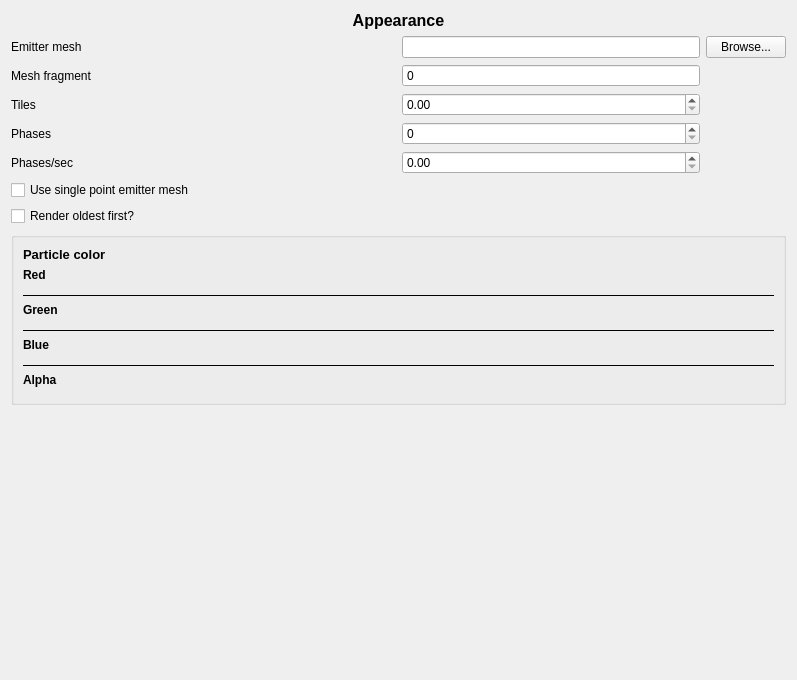
             <widget class="QWidget" name="scrollAreaWidgetContents_3">
              <property name="geometry">
               <rect>
                <x>0</x>
                <y>0</y>
                <width>797</width>
                <height>680</height>
               </rect>
              </property>
              <layout class="QGridLayout" name="gridLayout_22">
               <item row="3" column="2">
                <widget class="QDoubleSpinBox" name="textureTiles">
                 <property name="toolTip">
                  <string>Number of tiles (in Y) of the particle  texture.</string>
                 </property>
                 <property name="maximum">
                  <double>16.000000000000000</double>
                 </property>
                </widget>
               </item>
               <item row="5" column="0">
                <widget class="QLabel" name="label_8">
                 <property name="text">
                  <string>Phases/sec</string>
                 </property>
                </widget>
               </item>
               <item row="1" column="3">
                <widget class="QPushButton" name="browseEmitterMesh">
                 <property name="text">
                  <string>Browse...</string>
                 </property>
                </widget>
               </item>
               <item row="1" column="2">
                <widget class="QLineEdit" name="emitterMesh">
                 <property name="toolTip">
                  <string>The mesh used to emit particles from.</string>
                 </property>
                </widget>
               </item>
               <item row="4" column="2">
                <widget class="QSpinBox" name="animationPhases">
                 <property name="maximum">
                  <number>32</number>
                 </property>
                </widget>
               </item>
               <item row="4" column="0">
                <widget class="QLabel" name="label_7">
                 <property name="text">
                  <string>Phases</string>
                 </property>
                </widget>
               </item>
               <item row="5" column="2">
                <widget class="QDoubleSpinBox" name="phasesPerSecond">
                 <property name="toolTip">
                  <string>Amount of phases to traverse each frame.</string>
                 </property>
                 <property name="maximum">
                  <double>30.000000000000000</double>
                 </property>
                </widget>
               </item>
               <item row="1" column="0">
                <widget class="QLabel" name="label_2">
                 <property name="text">
                  <string>Emitter mesh</string>
                 </property>
                </widget>
               </item>
               <item row="3" column="0">
                <widget class="QLabel" name="label_6">
                 <property name="text">
                  <string>Tiles</string>
                 </property>
                </widget>
               </item>
               <item row="9" column="0" colspan="4">
                <spacer name="verticalSpacer_4">
                 <property name="orientation">
                  <enum>Qt::Vertical</enum>
                 </property>
                 <property name="sizeHint" stdset="0">
                  <size>
                   <width>20</width>
                   <height>40</height>
                  </size>
                 </property>
                </spacer>
               </item>
               <item row="6" column="0" colspan="4">
                <widget class="QCheckBox" name="singlePointEmitter">
                 <property name="toolTip">
                  <string>This will disable the emitter mesh and use a single point to emit from.</string>
                 </property>
                 <property name="text">
                  <string>Use single point emitter mesh</string>
                 </property>
                </widget>
               </item>
               <item row="8" column="0" colspan="4">
                <widget class="QGroupBox" name="groupBox">
                 <property name="toolTip">
                  <string/>
                 </property>
                 <property name="title">
                  <string/>
                 </property>
                 <property name="flat">
                  <bool>false</bool>
                 </property>
                 <layout class="QGridLayout" name="gridLayout_3">
                  <item row="10" column="0">
                   <widget class="QLabel" name="label_12">
                    <property name="font">
                     <font>
                      <weight>75</weight>
                      <bold>true</bold>
                     </font>
                    </property>
                    <property name="text">
                     <string>Alpha</string>
                    </property>
                   </widget>
                  </item>
                  <item row="4" column="0">
                   <widget class="QLabel" name="label_10">
                    <property name="font">
                     <font>
                      <weight>75</weight>
                      <bold>true</bold>
                     </font>
                    </property>
                    <property name="text">
                     <string>Green</string>
                    </property>
                   </widget>
                  </item>
                  <item row="1" column="0">
                   <widget class="QLabel" name="label_9">
                    <property name="font">
                     <font>
                      <weight>75</weight>
                      <bold>true</bold>
                     </font>
                    </property>
                    <property name="text">
                     <string>Red</string>
                    </property>
                   </widget>
                  </item>
                  <item row="7" column="0">
                   <widget class="QLabel" name="label_11">
                    <property name="font">
                     <font>
                      <weight>75</weight>
                      <bold>true</bold>
                     </font>
                    </property>
                    <property name="text">
                     <string>Blue</string>
                    </property>
                   </widget>
                  </item>
                  <item row="2" column="0">
                   <widget class="Particles::ParticleEnvelopeWidget" name="colorRedFrame">
                    <property name="frameShape">
                     <enum>QFrame::NoFrame</enum>
                    </property>
                    <property name="frameShadow">
                     <enum>QFrame::Raised</enum>
                    </property>
                   </widget>
                  </item>
                  <item row="5" column="0">
                   <widget class="Particles::ParticleEnvelopeWidget" name="colorGreenFrame">
                    <property name="frameShape">
                     <enum>QFrame::NoFrame</enum>
                    </property>
                    <property name="frameShadow">
                     <enum>QFrame::Raised</enum>
                    </property>
                   </widget>
                  </item>
                  <item row="8" column="0">
                   <widget class="Particles::ParticleEnvelopeWidget" name="colorBlueFrame">
                    <property name="frameShape">
                     <enum>QFrame::NoFrame</enum>
                    </property>
                    <property name="frameShadow">
                     <enum>QFrame::Raised</enum>
                    </property>
                   </widget>
                  </item>
                  <item row="11" column="0">
                   <widget class="Particles::ParticleEnvelopeWidget" name="colorAlphaFrame">
                    <property name="frameShape">
                     <enum>QFrame::NoFrame</enum>
                    </property>
                    <property name="frameShadow">
                     <enum>QFrame::Raised</enum>
                    </property>
                   </widget>
                  </item>
                  <item row="3" column="0">
                   <widget class="Line" name="line">
                    <property name="frameShadow">
                     <enum>QFrame::Plain</enum>
                    </property>
                    <property name="orientation">
                     <enum>Qt::Horizontal</enum>
                    </property>
                   </widget>
                  </item>
                  <item row="9" column="0">
                   <widget class="Line" name="line_3">
                    <property name="frameShadow">
                     <enum>QFrame::Plain</enum>
                    </property>
                    <property name="orientation">
                     <enum>Qt::Horizontal</enum>
                    </property>
                   </widget>
                  </item>
                  <item row="6" column="0">
                   <widget class="Line" name="line_2">
                    <property name="frameShadow">
                     <enum>QFrame::Plain</enum>
                    </property>
                    <property name="orientation">
                     <enum>Qt::Horizontal</enum>
                    </property>
                   </widget>
                  </item>
                  <item row="0" column="0">
                   <widget class="QLabel" name="label_5">
                    <property name="font">
                     <font>
                      <pointsize>10</pointsize>
                      <weight>75</weight>
                      <bold>true</bold>
                     </font>
                    </property>
                    <property name="text">
                     <string>Particle color</string>
                    </property>
                   </widget>
                  </item>
                 </layout>
                </widget>
               </item>
               <item row="2" column="2">
                <widget class="QSpinBox" name="primitiveGroupIndex">
                 <property name="toolTip">
                  <string>The fragment of the emitter mesh which should be used in this emitter. A mesh can contain several submeshes which is done by assigning different materials to nodes in the content pipeline.</string>
                 </property>
                 <property name="buttonSymbols">
                  <enum>QAbstractSpinBox::NoButtons</enum>
                 </property>
                 <property name="maximum">
                  <number>0</number>
                 </property>
                </widget>
               </item>
               <item row="2" column="0">
                <widget class="QLabel" name="label_4">
                 <property name="text">
                  <string>Mesh fragment</string>
                 </property>
                </widget>
               </item>
               <item row="7" column="0" colspan="4">
                <widget class="QCheckBox" name="oldestFirst">
                 <property name="text">
                  <string>Render oldest first?</string>
                 </property>
                </widget>
               </item>
               <item row="1" column="1" rowspan="5">
                <spacer name="horizontalSpacer">
                 <property name="orientation">
                  <enum>Qt::Horizontal</enum>
                 </property>
                 <property name="sizeHint" stdset="0">
                  <size>
                   <width>40</width>
                   <height>20</height>
                  </size>
                 </property>
                </spacer>
               </item>
               <item row="0" column="0" colspan="4">
                <widget class="QLabel" name="label_37">
                 <property name="font">
                  <font>
                   <pointsize>12</pointsize>
                   <weight>75</weight>
                   <bold>true</bold>
                  </font>
                 </property>
                 <property name="text">
                  <string>Appearance</string>
                 </property>
                 <property name="alignment">
                  <set>Qt::AlignCenter</set>
                 </property>
                </widget>
               </item>
              </layout>
             </widget>
